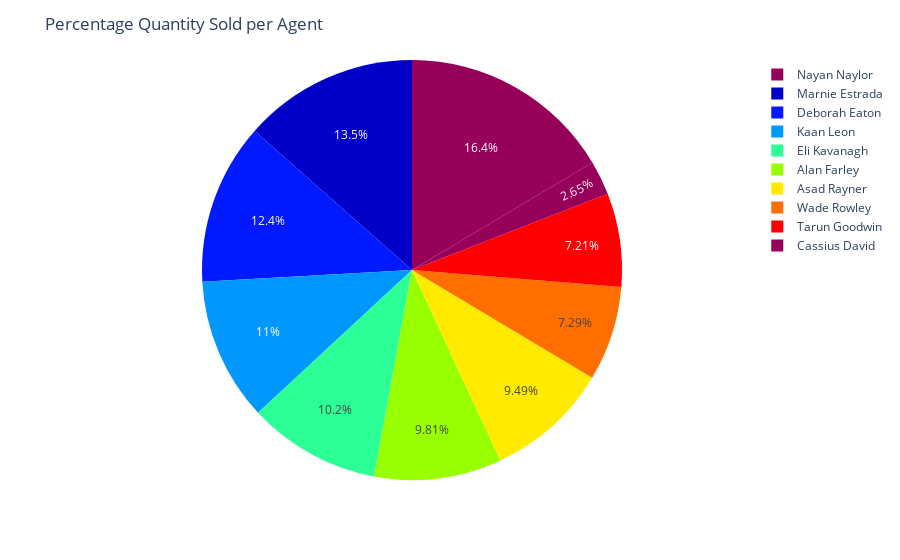

Here is the notebook cell this chart was saved with:
### Code cell
fig5 = px.pie(salesqty_perperson, names = "sales_person_id", values = "percentage_quantity", color = "sales_person_id", color_discrete_sequence=px.colors.sequential.Rainbow, opacity = 1.0)
#fig5.update_layout(xaxis_tickangle=-45)
fig5.update_layout(title_text='Percentage Quantity Sold per Agent')
fig5.show()

### Figure 1 — Plotly figure (JSON) as saved in the notebook; plotly's stock layout.template omitted (floating-point values rounded to 4 significant figures)
{"data": [{"customdata": [["Nayan Naylor"], ["Marnie Estrada"], ["Deborah Eaton"], ["Kaan Leon"], ["Eli Kavanagh"], ["Alan Farley"], ["Asad Rayner"], ["Wade Rowley"], ["Tarun Goodwin"], ["Cassius David"]], "domain": {"x": [0, 1], "y": [0, 1]}, "hovertemplate": "sales_person_id=%{customdata[0]}<br>percentage_quantity=%{value}<extra></extra>", "labels": ["Nayan Naylor", "Marnie Estrada", "Deborah Eaton", "Kaan Leon", "Eli Kavanagh", "Alan Farley", "Asad Rayner", "Wade Rowley", "Tarun Goodwin", "Cassius David"], "legendgroup": "", "marker": {"colors": ["rgb(150,0,90)", "rgb(0,0,200)", "rgb(0,25,255)", "rgb(0,152,255)", "rgb(44,255,150)", "rgb(151,255,0)", "rgb(255,234,0)", "rgb(255,111,0)", "rgb(255,0,0)", "rgb(150,0,90)"]}, "name": "", "opacity": 1, "showlegend": true, "type": "pie", "values": [16.44, 13.49, 12.41, 11.01, 10.2, 9.81, 9.494, 7.286, 7.208, 2.65]}], "layout": {"legend": {"tracegroupgap": 0}, "margin": {"t": 60}, "piecolorway": ["rgb(150,0,90)", "rgb(0,0,200)", "rgb(0,25,255)", "rgb(0,152,255)", "rgb(44,255,150)", "rgb(151,255,0)", "rgb(255,234,0)", "rgb(255,111,0)", "rgb(255,0,0)"], "title": {"text": "Percentage Quantity Sold per Agent"}}}
